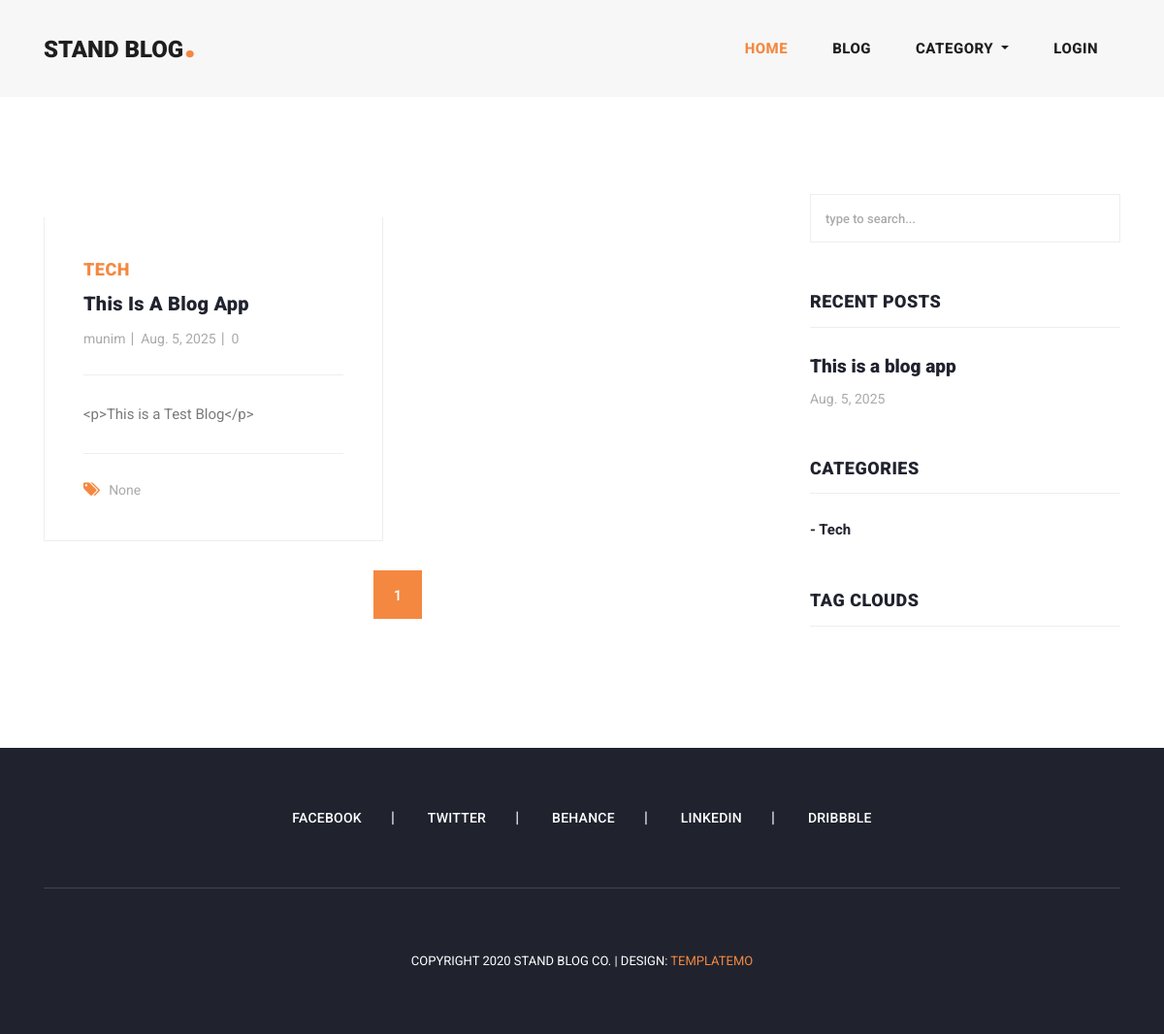
The page /category_blog/tech on the database its author committed.
### home/models.py (models this page shows, shortened)
class Blog (models.Model):
    Banner = models.ImageField(upload_to = 'blog')
    user = models.ForeignKey(User, on_delete=models.CASCADE , related_name='blog_user')
    title = models.CharField(max_length=255)
    category = models.ForeignKey(Category, on_delete=models.CASCADE , related_name='blog_category')
    description = RichTextField()
    tags = models.ManyToManyField(Tag , related_name ='blog_tag', blank=True)
    likes = models.ManyToManyField(User,  blank=True, related_name ='blog_likes', )
    created = models.DateField(auto_now_add=True)
    slug = models.SlugField(blank=True, null=True , unique=True)
    def __str__(self):
        return self.title

class Category(models.Model):
    title = models.CharField(max_length=255)
    slug = models.SlugField(unique=True , blank=True , null=True)
    def __str__(self):
        return self.title

### accounts/models.py (models this page shows, shortened)
class User(AbstractUser):
    email = models.EmailField()
    phone = models.CharField(max_length=12)
    profile_image = models.ImageField(upload_to = 'profile_image',blank = True , null= True)
    REQUIRED_FIELDS = ['email']
    objects = UserManager()

### home/views.py (the view)
# urls.py: path('category_blog/<str:slug>', views.category_blog , name = 'category_blog'),
def category_blog(request, slug):
  category = get_object_or_404(Category, slug=slug)
  queryset = category.blog_category.all()
  tags = Tag.objects.order_by('-created_at')[:5]
  print(queryset)
  page = request.GET.get('page', 1)
  paginator = Paginator(queryset, 3)
  try:
    blog = paginator.page(page)
  except EmptyPage:
    blog =  paginator.page(1)
  except PageNotAnInteger:
    blog = paginator.page(1)
  context = {'blogs':blog,'tags':tags,'paginator':paginator}
  return render(request,'category_blog.html',context)

### home/context_processor.py (called while the page is built)
def get_all_categories(request):
    categories = Category.objects.all()
    context = {'categories': categories}
    return context

### templates/category_blog.html (shortened to what this page needs)
{% extends 'base.html' %}
{% block content %}
<section class="blog-posts grid-system">
    <div class="container">
      <div class="row">
        <div class="col-lg-8">
          <div class="all-blog-posts">
            <div class="row">
              {% for blog in blogs   %}
              <div class="col-lg-6">
                <div class="blog-post">
                  <div class="blog-thumb">
                  </div>
                  <div class="down-content">
                    <span>{{blog.category}}</span>
                    <a href="{% url 'blog_datails' blog.slug %}"><h4>{{blog.title}}</h4></a>
                    <ul class="post-info">
                      <li><a href="#">{{blog.user.username}}</a></li>
                      <li><a href="#">{{blog.created}}</a></li>
                      <li><a href="#">{{blog.blog_comment.count}}</a></li>
                    </ul>
                    <p>{{blog.description| truncatewords:10}}</p>
                    <div class="post-options">
                      <div class="row">
                        <div class="col-lg-12">
                          <ul class="post-tags">
                            {% if blog.tags.all.count > 0 %}
                            {% for tag in blog.tags.all  %}
                            <li><i class="fa fa-tags"></i></li>
                            <li><a href="#">{{tag.title}}</a></li>
                           {% endfor %}
                           {% else %}
                           <li><i class="fa fa-tags"></i></li>
                           <li><a href="#">None</a></li>
                            {% endif %}
                          </ul>
                        </div>
                      </div>
                    </div>
                  </div>
                </div>
              </div>
              {% endfor %}
             {% include 'pagination.html' %}
            </div>
          </div>
        </div>
        <div class="col-lg-4">
          <div class="sidebar">
            <div class="row">
              <div class="col-lg-12">
                <div class="sidebar-item search">
                  <form id="search_form" name="gs" method="GET" action="#">
                    <input type="text" name="q" class="searchText" placeholder="type to search..." autocomplete="on">
                  </form>
                </div>
              </div>
              {% include 'sidebar.html' %}
            </div>
          </div>
        </div>
      </div>
    </div>
  </section>
{% endblock  %}

### templates/sidebar.html (shortened to what this page needs)
<div class="col-lg-12">
  <div class="sidebar-item recent-posts">
    <div class="sidebar-heading">
      <h2>Recent Posts</h2>
    </div>
    <div class="content">
      <ul>
        {% for blog in blogs|slice:'3'  %}
        <li><a href=" {% url 'blog_datails' blog.slug %} ">
          <h5>{{blog.title}}</h5>
          <span>{{blog.created}}</span>
        </a></li>
        {% endfor %}
      </ul>
    </div>
  </div>
</div>
<div class="col-lg-12">
  <div class="sidebar-item categories">
    <div class="sidebar-heading">
      <h2>Categories</h2>
    </div>
    <div class="content">
      <ul>
        {% for category in categories|slice:'5' %}
        <li><a href="{%url "category_blog" category.slug %}">- {{category.title}}</a></li>
        {% endfor %}
      </ul>
    </div>
  </div>
</div>
<div class="col-lg-12">
  <div class="sidebar-item tags">
    <div class="sidebar-heading">
      <h2>Tag Clouds</h2>
    </div>
  </div>
</div>

### static/assets/css/templatemo-stand-blog.css (style rules this page uses)
body { font-family: 'Roboto', sans-serif; overflow-x: hidden; text-rendering: optimizeLegibility; -webkit-font-smoothing: antialiased; -moz-osx-font-smoothing: grayscale; }
p { margin-bottom: 0px; font-size: 15px; font-weight: 400; color: #7a7a7a; line-height: 30px; }
a { text-decoration: none!important; }
ul { padding: 0; margin: 0; list-style: none; }
h1,h2,h3,h4,h5,h6 { margin: 0px; }
.blog-posts { margin-top: 100px; }
.blog-posts .blog-post { margin-bottom: 30px; }
.blog-posts .down-content { padding: 40px; border-right: 1px solid #eee; border-left: 1px solid #eee; border-bottom: 1px solid #eee; }
.blog-posts .down-content span { font-size: 18px; text-transform: uppercase; letter-spacing: 0.5px; font-weight: 900; color: #f48840; }
.blog-posts .down-content h4 { font-size: 24px; text-transform: capitalize; letter-spacing: 0.5px; font-weight: 900; color: #20232e; margin: 10px 0px 12px 0px; }
.blog-posts .down-content ul.post-info li { display: inline-block; margin-right: 8px; }
.blog-posts .down-content ul.post-info li:after { content: '|'; color: #aaa; margin-left: 8px; }
.blog-posts .down-content h4 { font-size: 20px; letter-spacing: 0.25px; }
.grid-system .down-content ul.post-info li { margin-right: 3px; }
.grid-system .down-content ul.post-info li:after { margin-left: 5px; }
.blog-posts .down-content ul.post-info li:last-child::after { display: none; }
.blog-posts .down-content ul.post-info li a { font-size: 14px; color: #aaa; font-weight: 400; transition: all .3s; }
.blog-posts .down-content p { padding: 25px 0px; margin: 25px 0px; border-top: 1px solid #eee; border-bottom: 1px solid #eee; }
.blog-posts .down-content ul.post-tags li, .blog-posts .down-content ul.post-share li { display: inline-block; }
.blog-posts .down-content ul.post-tags li:first-child i, .blog-posts .down-content ul.post-share li:first-child i { color: #f48840; margin-right: 5px; }
.blog-posts .down-content ul.post-tags li, .blog-posts .down-content ul.post-share li { color: #aaa; }
.blog-posts .down-content ul.post-tags li a, .blog-posts .down-content ul.post-share li a { font-size: 14px; color: #aaa; font-weight: 400; transition: all .3s; }
.blog-posts .sidebar-heading h2 { font-size: 18px; text-transform: uppercase; font-weight: 900; letter-spacing: 0.5px; color: #20232e; border-bottom: 1px solid #eee; padding-bottom: 15px; margin-bottom: 25px; }
.sidebar { margin-left: 30px; }
.sidebar .sidebar-item { margin-top: 50px; }
.sidebar .search { margin-top: 0px; }
.sidebar .sidebar-heading h2 { font-size: 18px; text-transform: uppercase; font-weight: 900; letter-spacing: 0.5px; color: #20232e; border-bottom: 1px solid #eee; padding-bottom: 15px; margin-bottom: 25px; }
.sidebar .search input { width: 100%; height: 50px; border: 1px solid #eee; font-size: 13px; font-weight: 500; color: #7a7a7a; outline: none; padding: 0px 15px; }
.sidebar .search input::placeholder { color: #aaa; }
.sidebar .recent-posts ul li { margin-bottom: 15px; padding-bottom: 15px; border-bottom: 1px solid #eee; }
.sidebar .recent-posts ul li:last-child { margin-bottom: 0px; padding-bottom: 0px; border-bottom: none; }
.sidebar .recent-posts ul li h5 { font-size: 19px; font-weight: 900; color: #20232e; line-height: 30px; transition: all 0.3s; }
.sidebar .recent-posts ul li span { display: block; font-size: 14px; color: #aaa; margin-top: 8px; }
.sidebar .categories ul li { margin-bottom: 15px; }
.sidebar .categories ul li:last-child { margin-bottom: 0px; }
.sidebar .categories ul li a { font-size: 15px; font-weight: 700; color: #20232e; transition: all .3s; }

### rows shown on the page
Blog: category "TECH", title "This Is A Blog App", user.username "munim", created "Aug. 5, 2025", blog_comment.count "0", description "<p>This is a Test Blog</p>", shows "None", title "This is a blog app"
Category: title "Tech"

### other values the page prints
{{ page }} "1"
